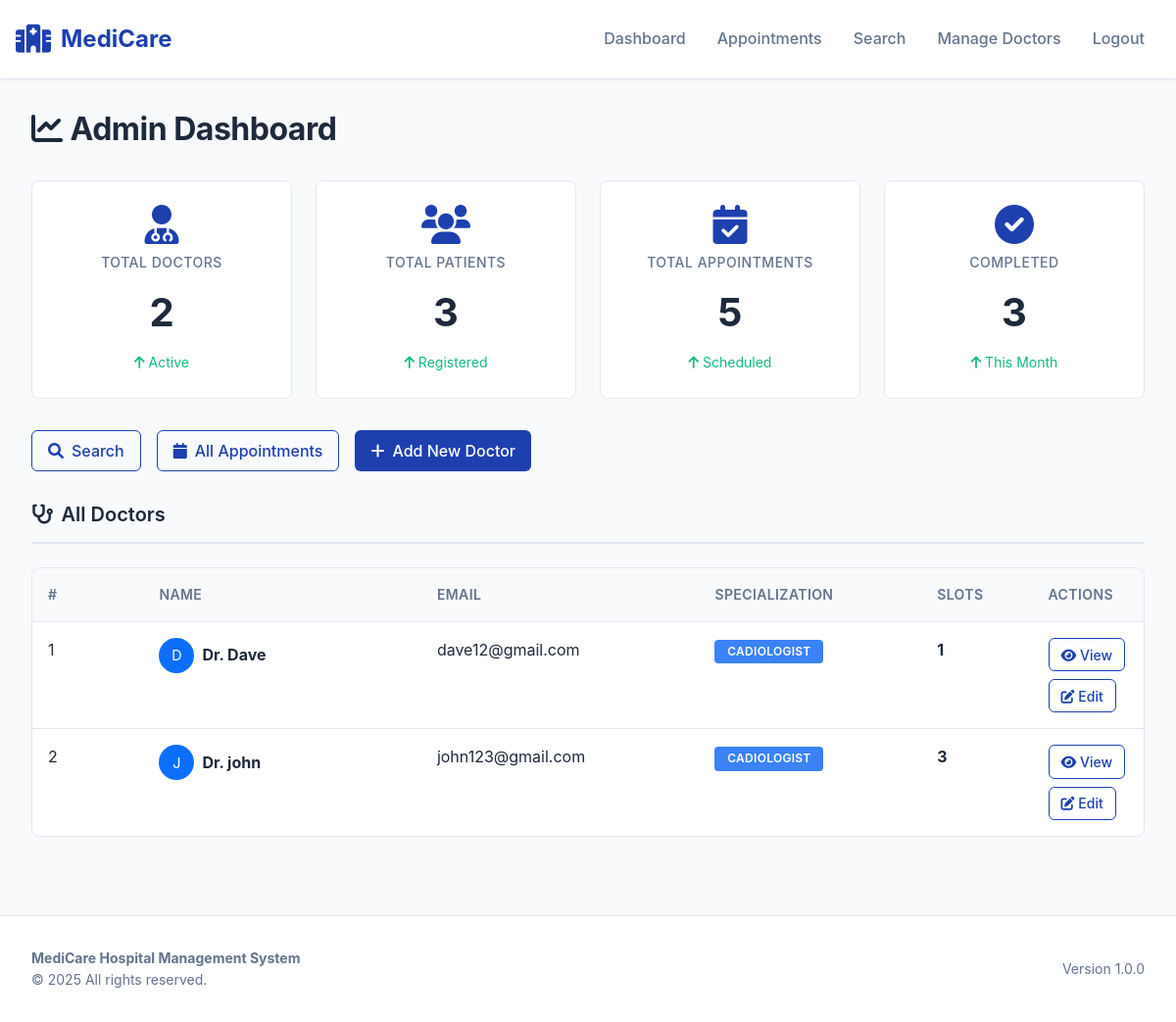
The page /admin on the database its author committed.
### application/models.py (models this page shows)
class Doctors(db.Model):
    id = db.Column(db.Integer, primary_key=True)
    name = db.Column(db.String(80), nullable = False)
    specialization = db.Column(db.String(100), nullable = False)
    email = db.Column(db.String(100), unique = True, nullable = False)
    password = db.Column(db.String(20), nullable = False)
    is_active = db.Column(db.Boolean, default=True, nullable=False)
    requests = db.relationship('Appointment', backref='doctor', lazy=True)
    slots = db.relationship('Slot', backref='doctor', lazy=True)

### application/controllers.py (the view)
@app.route('/admin')
def admin():
    this_user = None
    all_doctors = Doctors.query.all()
    return render_template('admin_dashboard.html', this_user=this_user, all_doctors=all_doctors)

### templates/admin_dashboard.html (shortened to what this page needs)
{% extends "base.html" %}
{% block nav_items %}
    <li class="nav-item">
        <a class="nav-link" href="/admin">Dashboard</a>
    </li>
    <li class="nav-item">
        <a class="nav-link" href="/admin/appointments">Appointments</a>
    </li>
    <li class="nav-item">
        <a class="nav-link" href="/admin/search">Search</a>
    </li>
    <li class="nav-item">
        <a class="nav-link" href="/doctors">Manage Doctors</a>
    </li>
    <li class="nav-item">
        <a class="nav-link" href="/logout">Logout</a>
    </li>
{% endblock %}
{% block content %}
<h1 class="page-title">
    <i class="fas fa-chart-line me-2"></i>Admin Dashboard
</h1>
<div class="stats-grid">
    <div class="stat-card">
        <i class="fas fa-user-md stat-icon"></i>
        <div class="stat-label">Total Doctors</div>
        <div class="stat-number" id="stat-doctors">0</div>
        <div class="stat-change"><i class="fas fa-arrow-up"></i> Active</div>
    </div>
    <div class="stat-card">
        <i class="fas fa-users stat-icon"></i>
        <div class="stat-label">Total Patients</div>
        <div class="stat-number" id="stat-patients">0</div>
        <div class="stat-change"><i class="fas fa-arrow-up"></i> Registered</div>
    </div>
    <div class="stat-card">
        <i class="fas fa-calendar-check stat-icon"></i>
        <div class="stat-label">Total Appointments</div>
        <div class="stat-number" id="stat-appointments">0</div>
        <div class="stat-change"><i class="fas fa-arrow-up"></i> Scheduled</div>
    </div>
    <div class="stat-card">
        <i class="fas fa-check-circle stat-icon"></i>
        <div class="stat-label">Completed</div>
        <div class="stat-number" id="stat-completed">0</div>
        <div class="stat-change"><i class="fas fa-arrow-up"></i> This Month</div>
    </div>
</div>
<div class="quick-actions">
    <a href="/admin/search" class="btn btn-outline-primary btn-icon">
        <i class="fas fa-search"></i> Search
    </a>
    <a href="/admin/appointments" class="btn btn-outline-primary btn-icon">
        <i class="fas fa-calendar"></i> All Appointments
    </a>
    <a href="/doctors" class="btn btn-primary btn-icon">
        <i class="fas fa-plus"></i> Add New Doctor
    </a>
</div>
<h2 class="section-title">
    <i class="fas fa-stethoscope me-2"></i>All Doctors
</h2>
<div class="table-container">
    {% if all_doctors %}
        <table class="table">
            <thead>
                <tr>
                    <th style="width: 10%;">#</th>
                    <th style="width: 25%;">Name</th>
                    <th style="width: 25%;">Email</th>
                    <th style="width: 20%;">Specialization</th>
                    <th style="width: 10%;">Slots</th>
                    <th style="width: 10%;">Actions</th>
                </tr>
            </thead>
            <tbody>
                {% for d in all_doctors %}
                    <tr>
                        <td>{{ loop.index }}</td>
                        <td>
                            <div class="d-flex align-items-center">
                                <div class="rounded-circle bg-primary text-white d-flex align-items-center justify-content-center me-2" style="width: 36px; height: 36px; font-size: 0.9rem;">
                                    {{ d.name[0].upper() }}
                                </div>
                                <strong>Dr. {{ d.name }}</strong>
                            </div>
                        </td>
                        <td>{{ d.email }}</td>
                        <td>
                            <span class="badge badge-primary">{{ d.specialization }}</span>
                        </td>
                        <td><strong>{{ d.slots|length }}</strong></td>
                        <td>
                            <div class="action-buttons">
                                <a href="/doctor/appointments/{{ d.id }}" class="btn btn-sm btn-outline-primary" title="View Appointments">
                                    <i class="fas fa-eye"></i> View
                                </a>
                                <a href="/admin/doctor/edit/{{ d.id }}" class="btn btn-sm btn-outline-primary" title="Edit Doctor">
                                    <i class="fas fa-edit"></i> Edit
                                </a>
                            </div>
                        </td>
                    </tr>
                {% endfor %}
            </tbody>
        </table>
    {% else %}
        <div class="empty-state">
            <i class="fas fa-inbox"></i>
            <h5>No doctors added yet</h5>
            <p>Start by <a href="/doctors">adding a new doctor</a></p>
        </div>
    {% endif %}
</div>
{% endblock %}

### templates/base.html (style rules this page uses)
:root { --primary: #1e40af; --primary-dark: #1e3a8a; --primary-light: #3b82f6; --secondary: #64748b; --success: #10b981; --warning: #f59e0b; --danger: #ef4444; --light-bg: #f8fafc; --border-color: #e2e8f0; --text-primary: #1e293b; --text-secondary: #64748b; }
* { margin: 0; padding: 0; box-sizing: border-box; }
body { background-color: var(--light-bg); color: var(--text-primary); font-family: -apple-system, BlinkMacSystemFont, 'Segoe UI', Roboto, 'Helvetica Neue', Arial, sans-serif; line-height: 1.6; }
.nav-link { color: var(--text-secondary) !important; font-weight: 500; margin: 0 8px; transition: color 0.2s ease; }
.page-title { font-size: 2rem; font-weight: 700; color: var(--text-primary); margin-bottom: 2rem; letter-spacing: -0.5px; }
.section-title { font-size: 1.25rem; font-weight: 600; color: var(--text-primary); margin-bottom: 1.5rem; padding-bottom: 1rem; border-bottom: 2px solid var(--border-color); }
h1, h2, h3, h4, h5, h6 { color: var(--text-primary); font-weight: 600; }
.stats-grid { display: grid; grid-template-columns: repeat(auto-fit, minmax(250px, 1fr)); gap: 1.5rem; margin-bottom: 2rem; }
.stat-card { background: white; border: 1px solid var(--border-color); border-radius: 8px; padding: 1.5rem; text-align: center; transition: all 0.2s ease; }
.stat-icon { font-size: 2.5rem; color: var(--primary); margin-bottom: 0.5rem; }
.stat-label { font-size: 0.875rem; color: var(--text-secondary); text-transform: uppercase; letter-spacing: 0.5px; font-weight: 500; margin-bottom: 0.5rem; }
.stat-number { font-size: 2.5rem; font-weight: 700; color: var(--text-primary); }
.stat-change { font-size: 0.875rem; color: var(--success); margin-top: 0.5rem; }
.table-container { background: white; border: 1px solid var(--border-color); border-radius: 8px; overflow: hidden; }
.table { margin-bottom: 0; }
.table thead { background: var(--light-bg); border-bottom: 1px solid var(--border-color); }
.table thead th { padding: 1rem; font-size: 0.875rem; font-weight: 600; color: var(--text-secondary); text-transform: uppercase; letter-spacing: 0.4px; border: none; }
.table tbody td { padding: 1rem; border-bottom: 1px solid var(--border-color); color: var(--text-primary); }
.table tbody tr:last-child td { border-bottom: none; }
.badge { padding: 0.4rem 0.8rem; font-size: 0.75rem; font-weight: 600; border-radius: 4px; text-transform: uppercase; letter-spacing: 0.3px; }
.badge-primary { background: var(--primary-light); color: white; }
.btn { border-radius: 6px; font-weight: 500; padding: 0.5rem 1rem; transition: all 0.2s ease; border: none; }
.btn-primary { background: var(--primary); color: white; }
.btn-outline-primary { border: 1px solid var(--primary); color: var(--primary); background: transparent; }
.btn-sm { padding: 0.35rem 0.75rem; font-size: 0.875rem; }
.btn-icon { display: inline-flex; align-items: center; gap: 0.5rem; }
.action-buttons { display: flex; gap: 0.5rem; flex-wrap: wrap; }
.quick-actions { display: flex; gap: 1rem; margin-bottom: 2rem; flex-wrap: wrap; }

### rows shown on the page
Doctors: name "D", name "Dave", email "dave12@gmail.com", specialization "CADIOLOGIST", slots|length "1"
Doctors: name "J", name "john", email "john123@gmail.com", specialization "CADIOLOGIST", slots|length "3"
